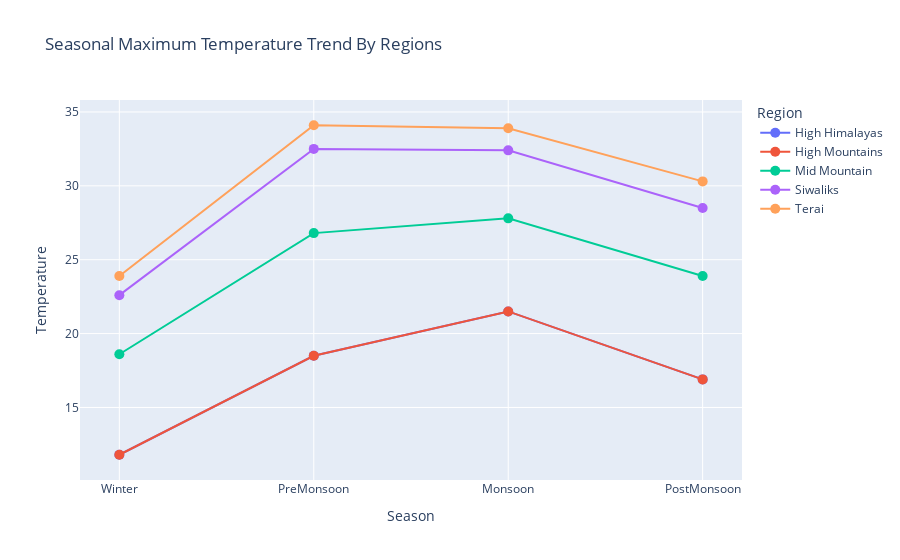

The code cell stored with this chart in its notebook:
### Code cell
seasons = ["Winter", "PreMonsoon", "Monsoon", "PostMonsoon"]

all_data = []

# Loop through each region to get the temperature values
for region in physiographic_data["Physiographic Region"].unique():
    subset = physiographic_data[physiographic_data["Physiographic Region"] == region]
    
    # Get the temperature values for each season
    temperature_values = [
        subset["MaxTemp_Winter"].values[0],
        subset["MaxTemp_PreMonsoon"].values[0],
        subset["MaxTemp_Monsoon"].values[0],
        subset["MaxTemp_PostMonsoon"].values[0]
    ]
    
    # Create a DataFrame for the current region
    df_max = pd.DataFrame({
        'Season': seasons,
        'Temperature': temperature_values,
        'Region': [region] * len(seasons)  # Repeat region for each season
    })
    
    # Append this DataFrame to the list inside the loop
    all_data.append(df_max)

# Combine all region DataFrames into one DataFrame
combined_data = pd.concat(all_data, ignore_index=True)

# Create an interactive line plot
fig = px.line(combined_data, x='Season', y='Temperature', color='Region', markers=True,
              title='Seasonal Maximum Temperature Trend By Regions',
              hover_data={'Season': True, 'Temperature': True, 'Region': True})

# Customize the plot for better visibility
fig.update_traces(marker=dict(size=10), line=dict(width=2))

# Show grid lines
fig.update_layout(
    xaxis=dict(showgrid=True),
    yaxis=dict(showgrid=True)
)

# Show the plot
fig.show()

### Figure 1 — Plotly figure (JSON) as saved in the notebook; plotly's stock layout.template omitted (floating-point values rounded to 4 significant figures)
{"data": [{"customdata": [["High Himalayas"], ["High Himalayas"], ["High Himalayas"], ["High Himalayas"]], "hovertemplate": "Region=%{customdata[0]}<br>Season=%{x}<br>Temperature=%{y}<extra></extra>", "legendgroup": "High Himalayas", "line": {"color": "#636efa", "dash": "solid", "width": 2}, "marker": {"size": 10, "symbol": "circle"}, "mode": "lines+markers", "name": "High Himalayas", "orientation": "v", "showlegend": true, "type": "scatter", "x": ["Winter", "PreMonsoon", "Monsoon", "PostMonsoon"], "xaxis": "x", "y": [11.8, 18.5, 21.5, 16.9], "yaxis": "y"}, {"customdata": [["High Mountains"], ["High Mountains"], ["High Mountains"], ["High Mountains"]], "hovertemplate": "Region=%{customdata[0]}<br>Season=%{x}<br>Temperature=%{y}<extra></extra>", "legendgroup": "High Mountains", "line": {"color": "#EF553B", "dash": "solid", "width": 2}, "marker": {"size": 10, "symbol": "circle"}, "mode": "lines+markers", "name": "High Mountains", "orientation": "v", "showlegend": true, "type": "scatter", "x": ["Winter", "PreMonsoon", "Monsoon", "PostMonsoon"], "xaxis": "x", "y": [11.8, 18.5, 21.5, 16.9], "yaxis": "y"}, {"customdata": [["Mid Mountain"], ["Mid Mountain"], ["Mid Mountain"], ["Mid Mountain"]], "hovertemplate": "Region=%{customdata[0]}<br>Season=%{x}<br>Temperature=%{y}<extra></extra>", "legendgroup": "Mid Mountain", "line": {"color": "#00cc96", "dash": "solid", "width": 2}, "marker": {"size": 10, "symbol": "circle"}, "mode": "lines+markers", "name": "Mid Mountain", "orientation": "v", "showlegend": true, "type": "scatter", "x": ["Winter", "PreMonsoon", "Monsoon", "PostMonsoon"], "xaxis": "x", "y": [18.6, 26.8, 27.8, 23.9], "yaxis": "y"}, {"customdata": [["Siwaliks"], ["Siwaliks"], ["Siwaliks"], ["Siwaliks"]], "hovertemplate": "Region=%{customdata[0]}<br>Season=%{x}<br>Temperature=%{y}<extra></extra>", "legendgroup": "Siwaliks", "line": {"color": "#ab63fa", "dash": "solid", "width": 2}, "marker": {"size": 10, "symbol": "circle"}, "mode": "lines+markers", "name": "Siwaliks", "orientation": "v", "showlegend": true, "type": "scatter", "x": ["Winter", "PreMonsoon", "Monsoon", "PostMonsoon"], "xaxis": "x", "y": [22.6, 32.5, 32.4, 28.5], "yaxis": "y"}, {"customdata": [["Terai"], ["Terai"], ["Terai"], ["Terai"]], "hovertemplate": "Region=%{customdata[0]}<br>Season=%{x}<br>Temperature=%{y}<extra></extra>", "legendgroup": "Terai", "line": {"color": "#FFA15A", "dash": "solid", "width": 2}, "marker": {"size": 10, "symbol": "circle"}, "mode": "lines+markers", "name": "Terai", "orientation": "v", "showlegend": true, "type": "scatter", "x": ["Winter", "PreMonsoon", "Monsoon", "PostMonsoon"], "xaxis": "x", "y": [23.9, 34.1, 33.9, 30.3], "yaxis": "y"}], "layout": {"legend": {"title": {"text": "Region"}, "tracegroupgap": 0}, "title": {"text": "Seasonal Maximum Temperature Trend By Regions"}, "xaxis": {"anchor": "y", "domain": [0, 1], "showgrid": true, "title": {"text": "Season"}}, "yaxis": {"anchor": "x", "domain": [0, 1], "showgrid": true, "title": {"text": "Temperature"}}}}
